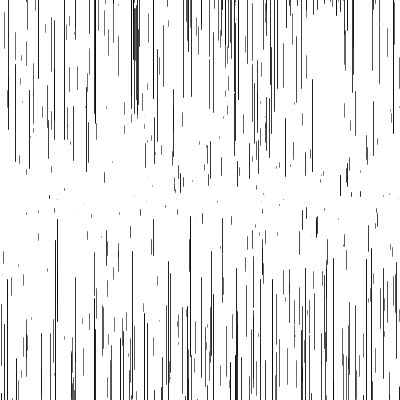
Frame 1 (no input)
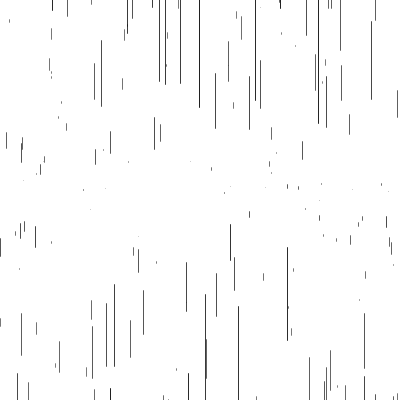
Frame 60 (the mouse pressed at the canvas centre just before this capture)
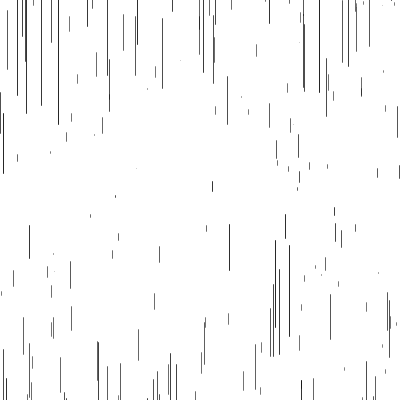
Frame 120 (the mouse held since frame 60 and released just before this capture)

The Processing sketch that drew these frames (run headless with seeded random() and noise(); from frame 60 on, the mouse is pressed at the canvas centre):

// Processing sketch: sketch_239
// ── sketch_239.pde
Star[] stars = new Star[1000];

void setup() {
 size(400, 400);
 for (int i = 0; i < stars.length; i++) {
   stars[i] = new Star();
 }
}

void draw(){
  background(255);
  translate(width/2, height/2);
  for (int i=0; i<stars.length; i++) {
   stars[i].update();
   stars[i].show();
  }
}
// ── Star.pde
class Star {
  float x;
  float y;
  float z;
  float pz;

  Star() {
    x = random(-width/2, width/2);
    y = random(-height/2, height/2);
    z = random(width);
    pz = z;
  }

  void update() {
    if (z < width) {
      z += 10;
    } else {
      x = random(-width, width);
      y = random(-height, height);
      z = random(width);
    }
  }

  void show() {
    float alpha = map(z, 0, width, 255, 0);
    float sw = map(z, 0, width*2, 1, 0);

    //fill(0, alpha);
    //noStroke();
    
    stroke(0,00);
    strokeWeight(sw);
    noFill();

    float sx = map(x/z, 0, 1, 0, width);
    float sy = map(y/z, 0, 1, 0, height);
    float s = map(z, 0, width, 0, 200);
    //ellipse(sx, sy, s, s);

    float px = map(x/z, 0, 1, 0, width);
    float py = map(y/z, 0, 1, 0, height);

    stroke(0);
    line(px, py, sx, y);
  }
}
